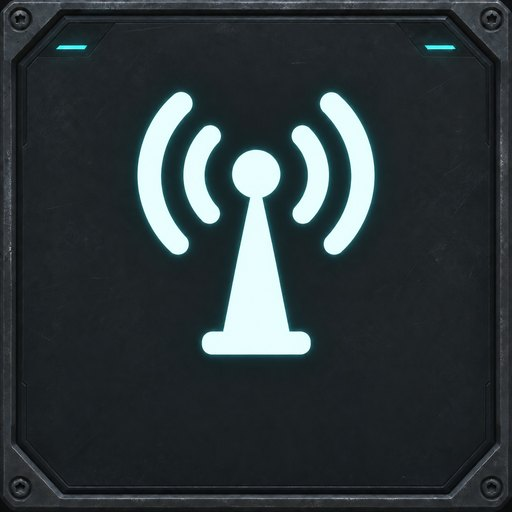
#> input picture src/game_remote/samples/star-citizen/atc.jpg, 512 x 512 px
$ python -i trace_sign.py   (imports and definitions only)
#> lines starting #> are read from the running program, lines starting #| are printed output that depends on the picture; after the words box and inside, x2 and y2 are one past the last pixel; in counts of white or black regions, pixels touching at a corner belong together
"""Turns the sign painted on a button picture of the Star Citizen set into one
outline of 24 x 24, as the library of signs holds them (web/shared/signs).

The signs of the set were made so, from the pictures in ``assets``: each is
the tile of the set with a sign painted on it (``tools/make_sample_assets.py``
makes the tile without a sign of the same pictures). The tool needs what the
program does not, so run it with ``uv run --no-project --with potracer
--with pillow --with numpy python`` and then

    tools/trace_sign.py src/game_remote/web/shared/signs assets/star-citizen-*/*.jpg

``salute.jpg`` becomes ``sc-salute.svg``: by ``sc-`` the notice of the
library tells whose a sign is. A new sign is named in ``index.json`` too.
"""

import glob
import sys
from pathlib import Path

import numpy
import potrace
from PIL import Image, ImageFilter

BOX, LIVE = 24, 20  # the sign keeps 2 units free on every side, as the others do
# The middle of the tile, in parts of its side: the frame and its lamps are
# not the sign. And the size it is brought to before it is cut into black and
# white, whatever the size of the picture: large, for smooth edges.
MIDDLE = (44 / 512, 62 / 512, 468 / 512, 452 / 512)
WORK = (1272, 1170)


def n(value: float) -> str:
    return f"{value:.2f}".rstrip("0").rstrip(".")


def outline(picture: Path) -> str:
    light = Image.open(picture).convert("L")
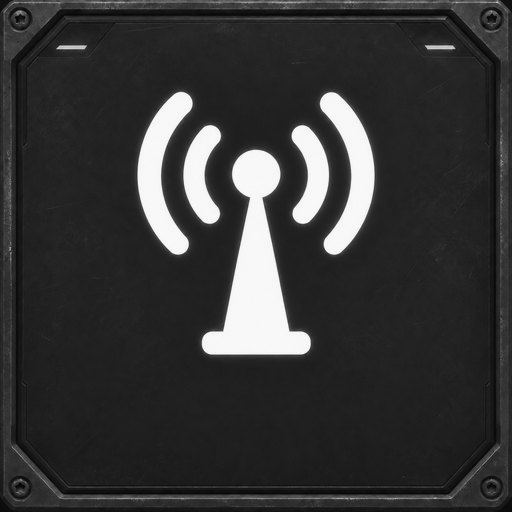
#> light: PIL image 512x512 L; min 1, max 253, mean 54.3
    light = light.crop(tuple(round(part * light.width) for part in MIDDLE))
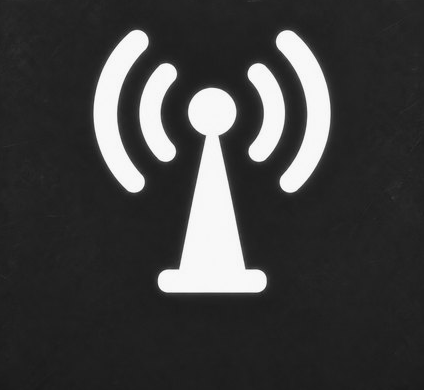
#> light: PIL image 424x390 L; min 21, max 253, mean 63.1
    light = light.resize(WORK, Image.Resampling.LANCZOS).filter(ImageFilter.GaussianBlur(2.4))
#> light: PIL image 1272x1170 L
    mask = numpy.asarray(light) > 150
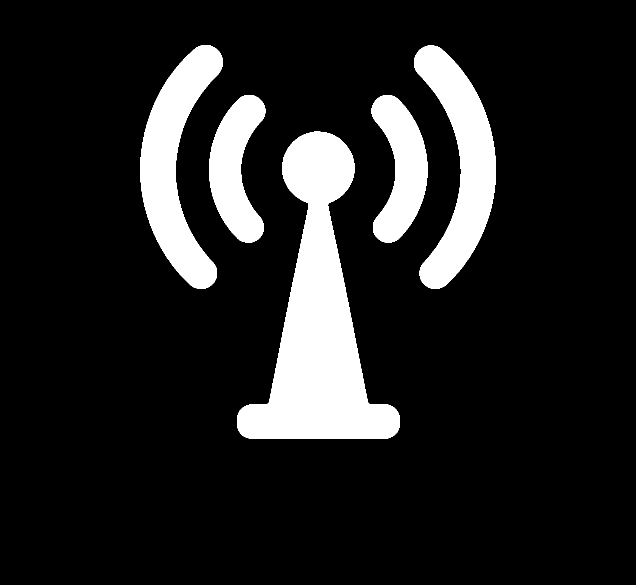
#> mask: shape (1170, 1272) bool (shown at 1/2 size); 13.3% white; 5 white regions, box (x1, y1, x2, y2) and area: (474, 263, 800, 878) 86357, (280, 90, 446, 578) 36563, (828, 91, 992, 578) 36183, (418, 190, 531, 485) 19618, (743, 190, 855, 485) 19554
    rows, columns = numpy.where(mask.any(axis=1))[0], numpy.where(mask.any(axis=0))[0]
#> rows = 788 values from 90 to 877; columns = 712 values from 280 to 991
    top, bottom, left, right = rows[0], rows[-1] + 1, columns[0], columns[-1] + 1
#> top = 90; bottom = 878; left = 280; right = 992
    scale = LIVE / max(bottom - top, right - left)
#> scale = 0.0254
    dx = (BOX - (right - left) * scale) / 2 - left * scale
#> dx = -4.14
    dy = (BOX - (bottom - top) * scale) / 2 - top * scale
#> dy = -0.284

    def at(point) -> str:
        return f"{n(point.x * scale + dx)},{n(point.y * scale + dy)}"

    parts = []
    for curve in potrace.Bitmap(~mask).trace(turdsize=108, alphamax=1.0, opttolerance=0.4):
        parts.append("M" + at(curve.start_point))
        for segment in curve.segments:
            if segment.is_corner:
                parts.append(f"L{at(segment.c)}L{at(segment.end_point)}")
            else:
                parts.append(f"C{at(segment.c1)} {at(segment.c2)} {at(segment.end_point)}")
        parts.append("z")
#> this loop made 0 passes
#> after the loop, parts = []
    return "".join(parts)


out = Path(sys.argv[1])
# The stars in the names are opened here: the shells of Windows leave that to the program.
pictures = [Path(name) for pattern in sys.argv[2:] for name in sorted(glob.glob(pattern))]
# [7 lines not run here, left out]

#> (the run stopped early here; a loop or call above may not have finished)

$ run again, on src/game_remote/samples/star-citizen/clap.jpg
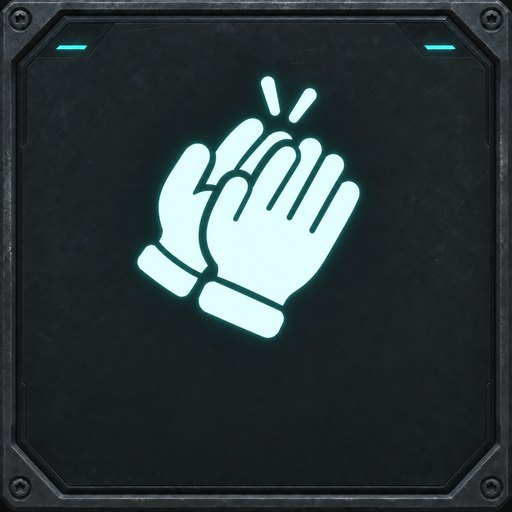
#> input picture src/game_remote/samples/star-citizen/clap.jpg, 512 x 512 px
#> in outline, `light = light.crop(tuple(round(part * light.width) for part in MIDDLE))`:
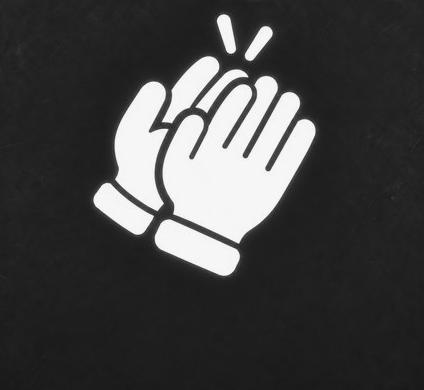
#> light: PIL image 424x390 L; min 24, max 251, mean 67.4
#> in outline, `mask = numpy.asarray(light) > 150`:
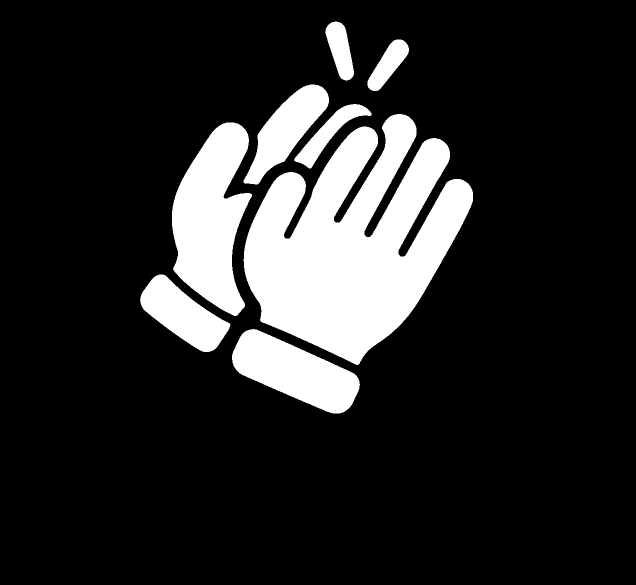
#> mask: shape (1170, 1272) bool (shown at 1/2 size); 15.9% white; 8 white regions, largest, box (x1, y1, x2, y2) and area: (487, 228, 946, 730) 132182, (344, 245, 504, 632) 39195, (464, 658, 720, 827) 23425
#> rows = 784 values from 43 to 826; columns = 666 values from 280 to 945
#> top = 43; bottom = 827; left = 280; right = 946
#> scale = 0.0255
#> dx = -3.64
#> dy = 0.903
#> after the loop in outline, `for curve in potrace.Bitmap(~mask).trace(turdsize=108, alphamax=1.0, o..`: parts = []

$ run again, on src/game_remote/samples/star-citizen/coupled.jpg
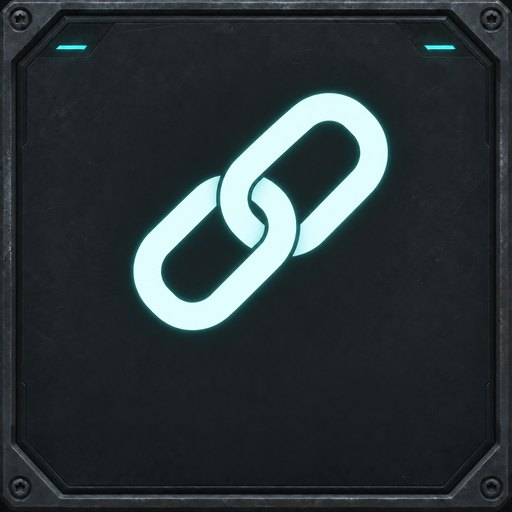
#> input picture src/game_remote/samples/star-citizen/coupled.jpg, 512 x 512 px
#> in outline, `light = light.crop(tuple(round(part * light.width) for part in MIDDLE))`:
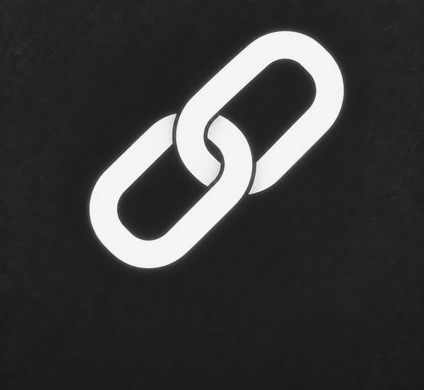
#> light: PIL image 424x390 L; min 23, max 251, mean 60.2
#> in outline, `mask = numpy.asarray(light) > 150`:
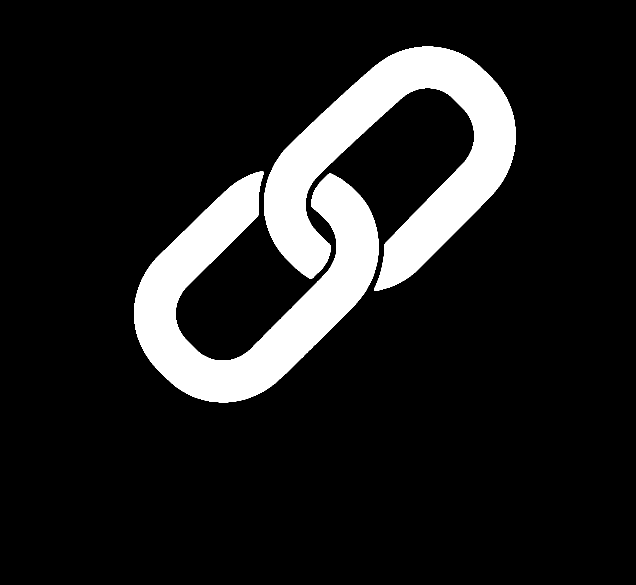
#> mask: shape (1170, 1272) bool (shown at 1/2 size); 12.5% white; 2 white regions, box (x1, y1, x2, y2) and area: (528, 93, 1031, 582) 95435, (268, 343, 757, 805) 91331
#> rows = 712 values from 93 to 804; columns = 763 values from 268 to 1030
#> top = 93; bottom = 805; left = 268; right = 1031
#> scale = 0.0262
#> dx = -5.02
#> dy = 0.231
#> after the loop in outline, `for curve in potrace.Bitmap(~mask).trace(turdsize=108, alphamax=1.0, o..`: parts = []
